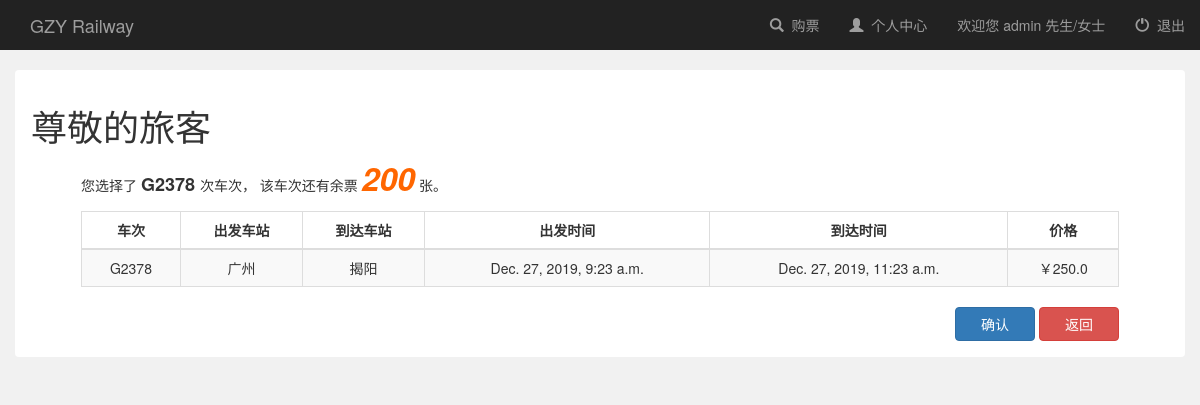
/booksystem/book/railway/2/ (signed in), run on the app's committed database.
### booksystem/models.py (models this page shows, shortened)
class railway(models.Model):
    user = models.ManyToManyField(User, default=1)  # 有了这个字段之后，默认的后台添加失效，必须要自定义Form，除去这个字段
    name = models.CharField(max_length=100)  # 班次
    leave_city = models.CharField(max_length=100, null=True)  # 离开城市
    arrive_city = models.CharField(max_length=100, null=True)  # 到达城市
    leave_station = models.CharField(max_length=100, null=True)  # 离开的车站
    arrive_station = models.CharField(max_length=100, null=True)  # 到达的车站
    leave_time = models.DateTimeField(null=True)  # DateTimeField包括了DateField信息，并且添加了时间
    arrive_time = models.DateTimeField(null=True)
    capacity = models.IntegerField(default=0, null=True)  # 座位总数
    price = models.FloatField(default=0, null=True)  # 价格
    book_sum = models.IntegerField(default=0, null=True)  # 订票总人数
    income = models.FloatField(default=0, null=True)  # 收入

### booksystem/views.py (the view, shortened to what this page needs)
# urls.py: url(r'^book/railway/(?P<railway_id>[0-9]+)/$', views.book_ticket, name='book_ticket'),  # 订票
@csrf_exempt
def book_ticket(request, railway_id):
    if not request.user.is_authenticated():  # 如果没登录就render登录页面
        return render(request, 'booksystem/login.html')
    else:
        global Railway
        railway = Railway.objects.get(pk=railway_id)
        booked_railways = Railway.objects.filter(user=request.user)  # 返回 QuerySet
        if railway in booked_railways:
            return render(request, 'booksystem/book_conflict.html')
        context = {
            'railway': railway,
            'username': request.user.username
        }
        return render(request, 'booksystem/book_railway.html', context)

### booksystem/templates/booksystem/book_railway.html (shortened to what this page needs)
{% extends 'booksystem/base.html' %}
{% block login_display %}
    <a href="#">欢迎您 {{ username }} 先生/女士</a>
{% endblock %}
{% block content %}
    <div class="container-fluid" style="margin-top: 20px">
        <div class="alert" style="background-color: white;overflow: hidden">
            <h1>尊敬的旅客</h1>
            <div id="info_body" style="margin-left: 50px;margin-right: 50px">
                <p>
                    您选择了 <strong style="font-size: large"> {{ railway.name }} </strong> 次车次，
                    该车次还有余票
                    <strong id="remain_seats"
                            style="font-size: xx-large;color: #ff6600;font-style: italic">{{ railway.capacity }}</strong>
                    张。
                </p>
                <table class="table table-striped table-bordered">
                    <thead>
                    <tr>
                        <th style="text-align: center">车次</th>
                        <th style="text-align: center">出发车站</th>
                        <th style="text-align: center">到达车站</th>
                        <th style="text-align: center">出发时间</th>
                        <th style="text-align: center">到达时间</th>
                        <th style="text-align: center">价格</th>
                    </tr>
                    </thead>
                    <tbody style="text-align: center">
                    <tr>
                        <td>{{ railway.name }}</td>
                        <td>{{ railway.leave_city }}{{ railway.leave_railway }}</td>
                        <td>{{ railway.arrive_city }}{{ railway.arrive_railway }}</td>
                        <td>{{ railway.leave_time }}</td>
                        <td>{{ railway.arrive_time }}</td>
                        <td>￥{{ railway.price }}</td>
                    </tr>
                    </tbody>
                </table>
                <div id="book_btns" align="right">
                    <form onsubmit="return PostData()" method="post" style="display: inline">
                        <input class="btn btn-primary" style="width: 80px" value="确认" type="submit"
                               onclick="confirm_info()">
                    </form>
                    <a href="" class="btn btn-danger" style="width: 80px" onclick="history.back();">返回</a>
                </div>
            </div>
        </div>
    </div>
{% endblock %}

### data on the page
railway: name "G2378", capacity "200", leave_city "广州", arrive_city "揭阳", leave_time "Dec. 27, 2019, 9:23 a.m.", arrive_time "Dec. 27, 2019, 11:23 a.m.", price "250.0"

### other printed values
{{ username }} "admin"
